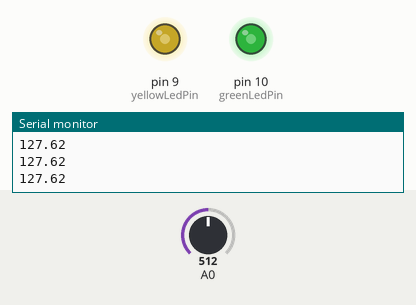
Bench run of a sketch on a simulated Arduino Uno, built with avr-gcc and run on an emulated ATmega328P. Shown: output pins drawn as LEDs (lit = HIGH), the last lines printed to the serial monitor. The test bench sets the inputs (shaded band); at power-on: A0 = 512.

Above: at 1.2 s.
1.3 s: A0 set to 716
At 2.5 s:
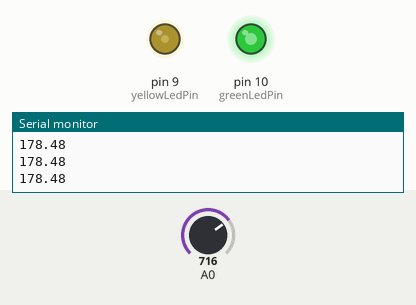
2.8 s: A0 set to 900
At 3.7 s:
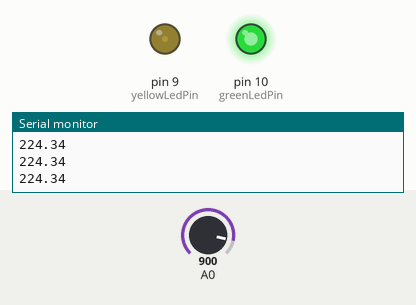
4.3 s: A0 set to 1023
At 4.8 s:
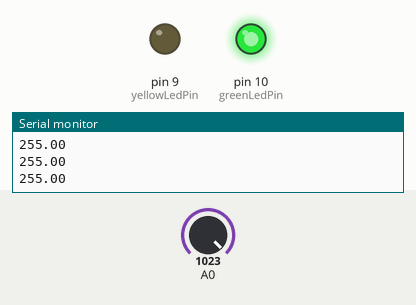
5.8 s: A0 set to 306
At 6.1 s:
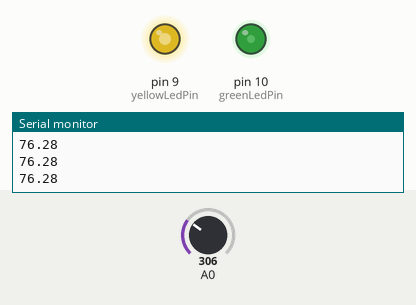
7.3 s: A0 set to 122
At 8.4 s:
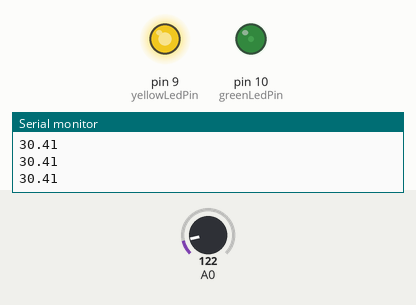
8.8 s: A0 set to 511
At 9.6 s:
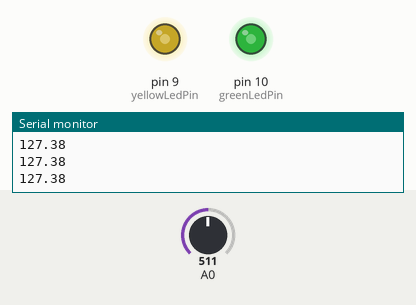
Timing chart, 0 to 11.3 s (numbered marks = the images above; inputs shaded):
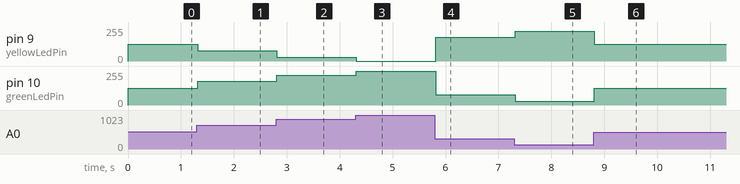

Measured:
- after the input at 1.3 s, pin 9 (yellowLedPin): 127/255 → 76/255 at once; pin 10 (greenLedPin): 127/255 → 178/255 at once
- after the input at 2.8 s, pin 9 (yellowLedPin): 76/255 → 30/255 at once; pin 10 (greenLedPin): 178/255 → 224/255 at once
- after the input at 4.3 s, pin 9 (yellowLedPin): 30/255 → 0/255 at once; pin 10 (greenLedPin): 224/255 → 255/255 at once
- after the input at 5.8 s, pin 9 (yellowLedPin): 0/255 → 178/255 at once; pin 10 (greenLedPin): 255/255 → 76/255 at once
- after the input at 7.3 s, pin 9 (yellowLedPin): 178/255 → 224/255 at once; pin 10 (greenLedPin): 76/255 → 30/255 at once
- after the input at 8.8 s, pin 9 (yellowLedPin): 224/255 → 127/255 at once; pin 10 (greenLedPin): 30/255 → 127/255 at once

The sketch:

6c.ino
```cpp
int greenLedPin = 10;
int yellowLedPin = 9;


void setup()

{
Serial.begin(9600);

pinMode(greenLedPin, OUTPUT);
pinMode(yellowLedPin, OUTPUT);


}


void loop()

{
float sensorValue = analogRead(A0);

sensorValue = (sensorValue/1023)*255;
Serial.println(sensorValue);
analogWrite(greenLedPin, sensorValue);
analogWrite(yellowLedPin, -sensorValue+255);
}
```
